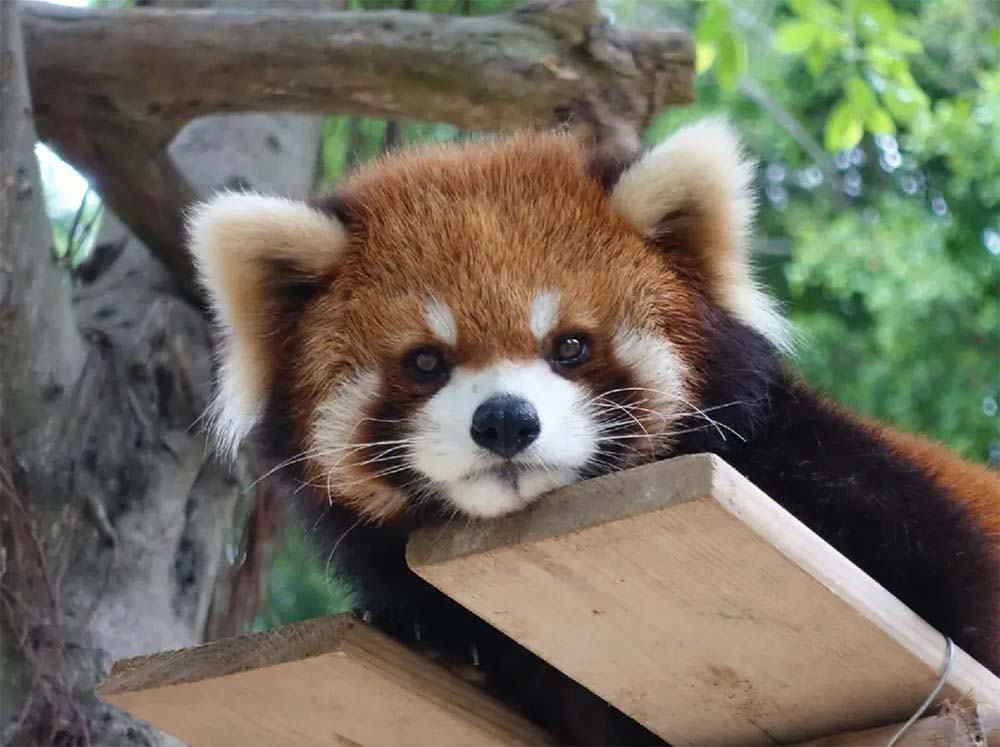
#> input picture InternVL/internvl_chat/examples/image1.jpg, 1000 x 747 px
$ python -i stable_compress_how2sign_train_videos.py   (imports and definitions only)
#> lines starting #> are read from the running program, lines starting #| are printed output that depends on the picture
#!/usr/bin/env python3
"""
Stable How2Sign Train Video Compression Script
Compresses videos in /shared/rc/llm-gen-agent/mhu/videos/how2sign_train_segment_clips
Fixes shaking and tight cropping issues
"""

import os
import cv2
import argparse
from pathlib import Path
from tqdm import tqdm
import glob
import numpy as np
import subprocess

def detect_stable_crop_region(video_path, sample_frames=10):
    """
    Detect a stable crop region by analyzing multiple frames

    Args:
        video_path: Path to input video
        sample_frames: Number of frames to sample for analysis

    Returns:
        Tuple of (x, y, width, height) for stable crop region
    """
    cap = cv2.VideoCapture(video_path)
    if not cap.isOpened():
        return None

    # Load face cascade for person detection
    face_cascade = cv2.CascadeClassifier(cv2.data.haarcascades + 'haarcascade_frontalface_default.xml')

    face_positions = []
    face_sizes = []

    # Sample frames throughout the video
    total_frames = int(cap.get(cv2.CAP_PROP_FRAME_COUNT))
    frame_indices = np.linspace(0, total_frames-1, sample_frames, dtype=int)

    for frame_idx in frame_indices:
        cap.set(cv2.CAP_PROP_POS_FRAMES, frame_idx)
        ret, frame = cap.read()
        if not ret:
            continue

        # Convert to grayscale for face detection
        gray = cv2.cvtColor(frame, cv2.COLOR_BGR2GRAY)

        # Detect faces
        faces = face_cascade.detectMultiScale(gray, 1.1, 4)

        if len(faces) > 0:
            # Use the largest face
            largest_face = max(faces, key=lambda x: x[2] * x[3])
            fx, fy, fw, fh = largest_face
            face_positions.append((fx, fy))
            face_sizes.append((fw, fh))

    cap.release()

    if not face_positions:
        # Fallback: use center region - more generous for sign language
        cap = cv2.VideoCapture(video_path)
        ret, frame = cap.read()
        cap.release()
        if ret:
            h, w = frame.shape[:2]
            center_w = int(w * 0.9)  # 90% of width (very generous)
            center_h = int(h * 0.95)  # 95% of height (include almost full body)
            center_x = (w - center_w) // 2
            center_y = int(h * 0.02)  # Start from top 2%, include even more lower body
            return (center_x, center_y, center_w, center_h)
        return None

    # Calculate stable region based on face positions
    avg_x = np.mean([pos[0] for pos in face_positions])
    avg_y = np.mean([pos[1] for pos in face_positions])
    avg_w = np.mean([size[0] for size in face_sizes])
    avg_h = np.mean([size[1] for size in face_sizes])

    # Expand around average face position - generous for sign language
    expand_factor = 5.0  # Generous expansion for full body gestures
    expanded_w = int(avg_w * expand_factor)
    expanded_h = int(avg_h * expand_factor * 1.8)  # Even more height for full torso and arms

    # Center the expanded region around average face position - shift down for more body
    crop_x = int(avg_x + avg_w/2 - expanded_w/2)
    crop_y = int(avg_y + avg_h/2 - expanded_h/6)  # Face in upper sixth, even more body below

    # Get frame dimensions
    cap = cv2.VideoCapture(video_path)
    ret, frame = cap.read()
    cap.release()
    if not ret:
        return None

    h, w = frame.shape[:2]

    # Ensure within frame bounds
    crop_x = max(0, min(crop_x, w - expanded_w))
    crop_y = max(0, min(crop_y, h - expanded_h))
    crop_w = min(expanded_w, w - crop_x)
    crop_h = min(expanded_h, h - crop_y)

    return (crop_x, crop_y, crop_w, crop_h)

def stable_crop_to_square(frame, crop_region, target_size=224):
    """
    Stable crop frame to square format using fixed region

    Args:
        frame: Input frame
        crop_region: Fixed crop region (x, y, w, h)
        target_size: Target square size

    Returns:
        Square cropped frame
    """
    if crop_region is None:
        # Fallback: center crop
        h, w = frame.shape[:2]
        min_dim = min(w, h)
        start_x = (w - min_dim) // 2
        start_y = (h - min_dim) // 2
        square_frame = frame[start_y:start_y+min_dim, start_x:start_x+min_dim]
        return cv2.resize(square_frame, (target_size, target_size), interpolation=cv2.INTER_AREA)

    crop_x, crop_y, crop_w, crop_h = crop_region

    # Make the crop region square
    crop_size = min(crop_w, crop_h)

    # Center the square crop within the region
    square_x = crop_x + (crop_w - crop_size) // 2
    square_y = crop_y + (crop_h - crop_size) // 2

    # Ensure within frame bounds
    h, w = frame.shape[:2]
    square_x = max(0, min(square_x, w - crop_size))
    square_y = max(0, min(square_y, h - crop_size))
    crop_size = min(crop_size, w - square_x, h - square_y)

    # Extract square region
    square_frame = frame[square_y:square_y+crop_size, square_x:square_x+crop_size]

    # Resize to target size
    return cv2.resize(square_frame, (target_size, target_size), interpolation=cv2.INTER_AREA)

def compress_video_stable(input_path, output_path, target_size=224, fps=24):
    """
    Compress video with stable cropping to prevent shaking

    Args:
        input_path: Path to input video
        output_path: Path to output video
        target_size: Target square size
        fps: Target FPS
    """
    try:
        # Detect stable crop region first
        print(f"   🔍 Detecting stable crop region...")
        crop_region = detect_stable_crop_region(input_path)
#> the loop in detect_stable_crop_region, `for frame_idx in frame_indices:` made 10 passes
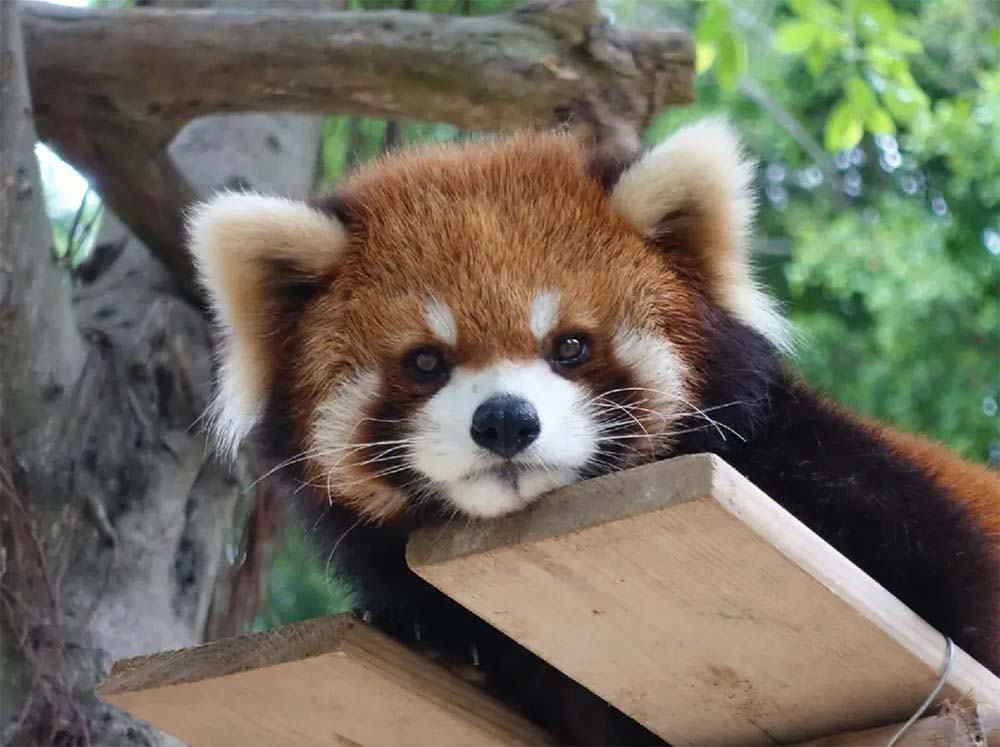
#> input picture InternVL/internvl_chat/examples/image1.jpg, 1000 x 747 px
#> pass 1, in detect_stable_crop_region, `gray = cv2.cvtColor(frame, cv2.COLOR_BGR2GRAY)`:
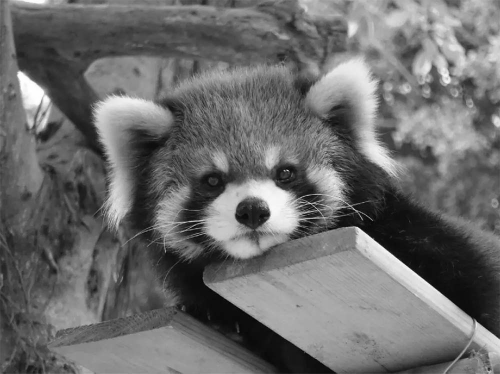
#> gray: shape (747, 1000) (shown at 1/2 size); min 0, max 255, mean 108.4
#> in detect_stable_crop_region, frame is the input picture: shape (747, 1000, 3); mean B, G, R 94.7, 109.1, 112.1
#> after the loop in detect_stable_crop_region, `for frame_idx in frame_indices:`: face_positions = [(623, 262), (623, 262), (623, 262), (623, 262), (623, 262), (623, 262), (623, 262), (623, 262), (623, 262), (623, 262)]; face_sizes = [(67, 67), (67, 67), (67, 67), (67, 67), (67, 67), (67, 67), (67, 67), (67, 67), (67, 67), (67, 67)]
#> in detect_stable_crop_region, `avg_x = np.mean([pos[0] for pos in face_positions])`: avg_x = 623
#> in detect_stable_crop_region, `avg_y = np.mean([pos[1] for pos in face_positions])`: avg_y = 262
#> in detect_stable_crop_region, `avg_w = np.mean([size[0] for size in face_sizes])`: avg_w = 67
#> in detect_stable_crop_region, `expanded_w = int(avg_w * expand_factor)`: expanded_w = 335
#> in detect_stable_crop_region, `expanded_h = int(avg_h * expand_factor * 1.8)`: expanded_h = 603
#> in detect_stable_crop_region, `crop_x = int(avg_x + avg_w/2 - expanded_w/2)`: crop_x = 489
#> in detect_stable_crop_region, `crop_y = int(avg_y + avg_h/2 - expanded_h/6)`: crop_y = 195
#> in detect_stable_crop_region, `crop_y = max(0, min(crop_y, h - expanded_h))`: crop_y = 144
#> in detect_stable_crop_region, `crop_w = min(expanded_w, w - crop_x)`: crop_w = 335
#> in detect_stable_crop_region, `crop_h = min(expanded_h, h - crop_y)`: crop_h = 603
#> crop_region = (489, 144, 335, 603)

        # Open input video
        cap = cv2.VideoCapture(input_path)
        if not cap.isOpened():
            print(f"❌ Failed to open video: {input_path}")
            return False

        # Get original video properties
        original_fps = cap.get(cv2.CAP_PROP_FPS)
        original_width = int(cap.get(cv2.CAP_PROP_FRAME_WIDTH))
        original_height = int(cap.get(cv2.CAP_PROP_FRAME_HEIGHT))
        total_frames = int(cap.get(cv2.CAP_PROP_FRAME_COUNT))

        # Set up video writer with reliable codec (mp4v works better than H264 on this system)
        fourcc = cv2.VideoWriter_fourcc(*'mp4v')
        out = cv2.VideoWriter(output_path, fourcc, fps, (target_size, target_size))

        # If mp4v fails, try XVID as fallback
        if not out.isOpened():
            fourcc = cv2.VideoWriter_fourcc(*'XVID')
            out = cv2.VideoWriter(output_path, fourcc, fps, (target_size, target_size))

        # Set very aggressive compression parameters for smaller file sizes (like DailyMoth)
        out.set(cv2.VIDEOWRITER_PROP_QUALITY, 1)  # Extremely low quality = smallest files (0-100, lower = more compression)

        if not out.isOpened():
            print(f"❌ Failed to create output video: {output_path}")
            cap.release()
            return False

        # Process frames
        frame_count = 0
        while True:
            ret, frame = cap.read()
            if not ret:
                break

            # Apply stable crop and resize
            processed_frame = stable_crop_to_square(frame, crop_region, target_size)
#> in stable_crop_to_square, `crop_x, crop_y, crop_w, crop_h = crop_region`: crop_x = 489; crop_y = 144; crop_w = 335; crop_h = 603
#> in stable_crop_to_square, `crop_size = min(crop_w, crop_h)`: crop_size = 335
#> in stable_crop_to_square, `square_x = crop_x + (crop_w - crop_size) // 2`: square_x = 489
#> in stable_crop_to_square, `square_y = crop_y + (crop_h - crop_size) // 2`: square_y = 278
#> in stable_crop_to_square, `square_frame = frame[square_y:square_y+crop_size, square_x:square_x+cr..`:
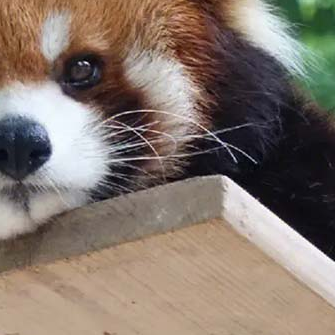
#> square_frame: shape (335, 335, 3); mean B, G, R 108.5, 118.4, 131.8

            # Write frame
            out.write(processed_frame)
            frame_count += 1

        # Cleanup
        cap.release()
        out.release()

        # Verify output
        if os.path.exists(output_path) and os.path.getsize(output_path) > 0:
            original_size = os.path.getsize(input_path) / (1024 * 1024)  # MB
            compressed_size = os.path.getsize(output_path) / (1024 * 1024)  # MB
            compression_ratio = original_size / compressed_size if compressed_size > 0 else 0

            print(f"✅ Stable compression: {os.path.basename(input_path)}")
            print(f"   Resolution: {original_width}x{original_height} → {target_size}x{target_size}")
            print(f"   FPS: {original_fps:.2f} → {fps}")
            print(f"   Size: {original_size:.2f}MB → {compressed_size:.2f}MB ({compression_ratio:.1f}x compression)")
            print(f"   Method: Stable crop region (no shaking)")
            return True
        else:
            print(f"❌ Output file not created properly: {output_path}")
            return False

    except Exception as e:
        print(f"❌ Error compressing {input_path}: {e}")
        return False

# [78 lines left out: function main, not called in this run]

# [2 lines not run here, left out]

>>> result = compress_video_stable('../InternVL/internvl_chat/examples/image1.jpg', 'out.png')

$ run again, on InternVL/internvl_chat/examples/image2.jpg
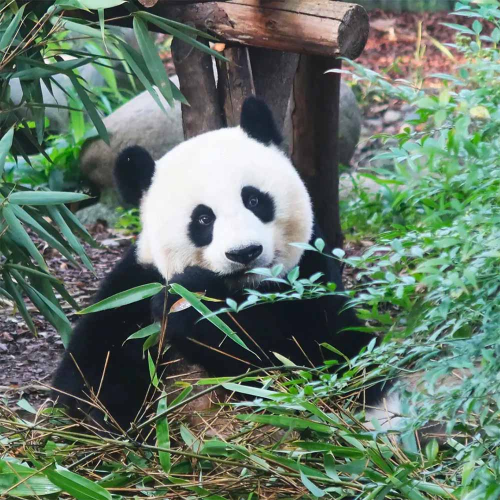
#> input picture InternVL/internvl_chat/examples/image2.jpg, 1000 x 1000 px (shown at 1/2 size)
#> the loop in detect_stable_crop_region, `for frame_idx in frame_indices:` made 10 passes
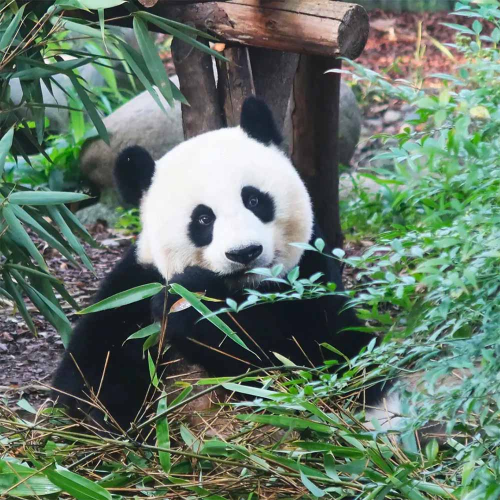
#> input picture InternVL/internvl_chat/examples/image2.jpg, 1000 x 1000 px (shown at 1/2 size)
#> pass 1, in detect_stable_crop_region, `gray = cv2.cvtColor(frame, cv2.COLOR_BGR2GRAY)`:
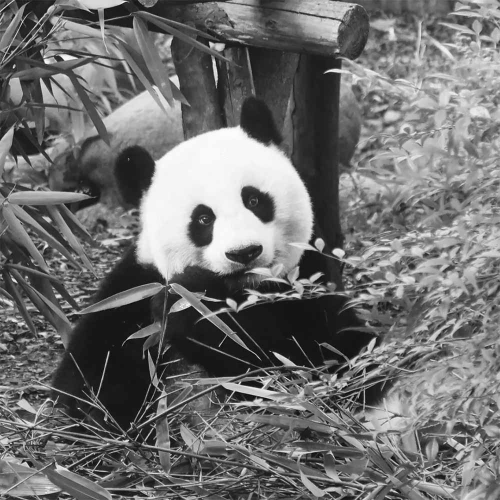
#> gray: shape (1000, 1000) (shown at 1/2 size); min 1, max 255, mean 111.6
#> in detect_stable_crop_region, frame is the input picture: shape (1000, 1000, 3); mean B, G, R 103.9, 119, 100
#> after the loop in detect_stable_crop_region, `for frame_idx in frame_indices:`: face_positions = [(256, 256), (256, 256), (256, 256), (256, 256), (256, 256), (256, 256), (256, 256), (256, 256), (256, 256), (256, 256)]; face_sizes = [(412, 412), (412, 412), (412, 412), (412, 412), (412, 412), (412, 412), (412, 412), (412, 412), (412, 412), (412, 412)]
#> avg_x = 256
#> avg_w = 412
#> expanded_w = 2060
#> expanded_h = 3708
#> in detect_stable_crop_region, `crop_x = int(avg_x + avg_w/2 - expanded_w/2)`: crop_x = -568
#> in detect_stable_crop_region, `crop_y = int(avg_y + avg_h/2 - expanded_h/6)`: crop_y = -156
#> in detect_stable_crop_region, `crop_x = max(0, min(crop_x, w - expanded_w))`: crop_x = 0
#> in detect_stable_crop_region, `crop_w = min(expanded_w, w - crop_x)`: crop_w = 1000
#> crop_region = (0, 0, 1000, 1000)
#> in stable_crop_to_square, `crop_x, crop_y, crop_w, crop_h = crop_region`: crop_x = 0; crop_w = 1000
#> square_x = 0
#> in stable_crop_to_square, `return cv2.resize(square_frame, (target_size, target_size), interpolat..`:
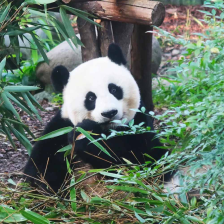
#> returned value: shape (224, 224, 3); mean of channels 0, 1, 2 103.9, 119, 100; drawn as B, G, R

$ run again, on InternVL/internvl_chat/examples/image4.jpg
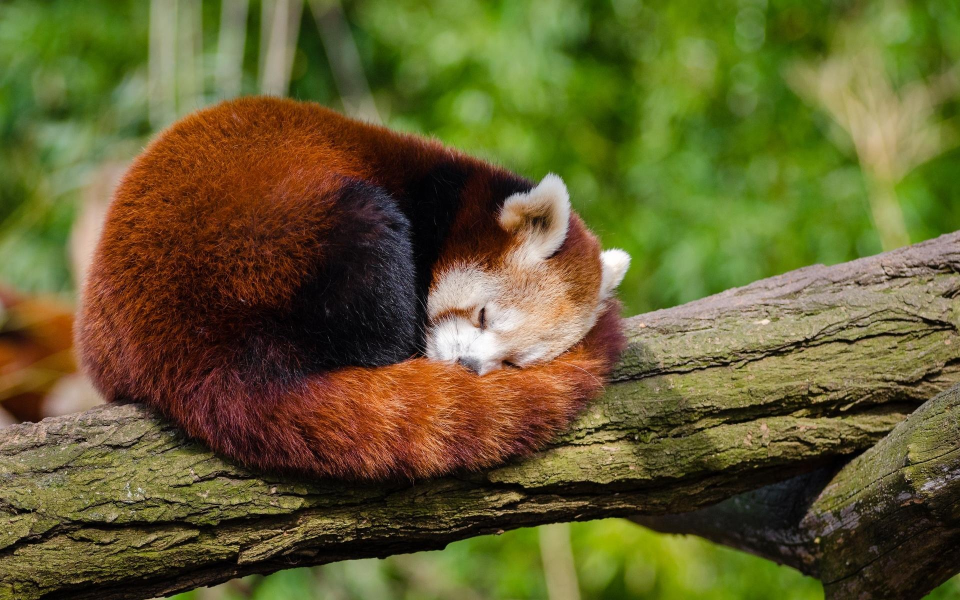
#> input picture InternVL/internvl_chat/examples/image4.jpg, 1920 x 1200 px (shown at 1/2 size)
#> the loop in detect_stable_crop_region, `for frame_idx in frame_indices:` made 10 passes
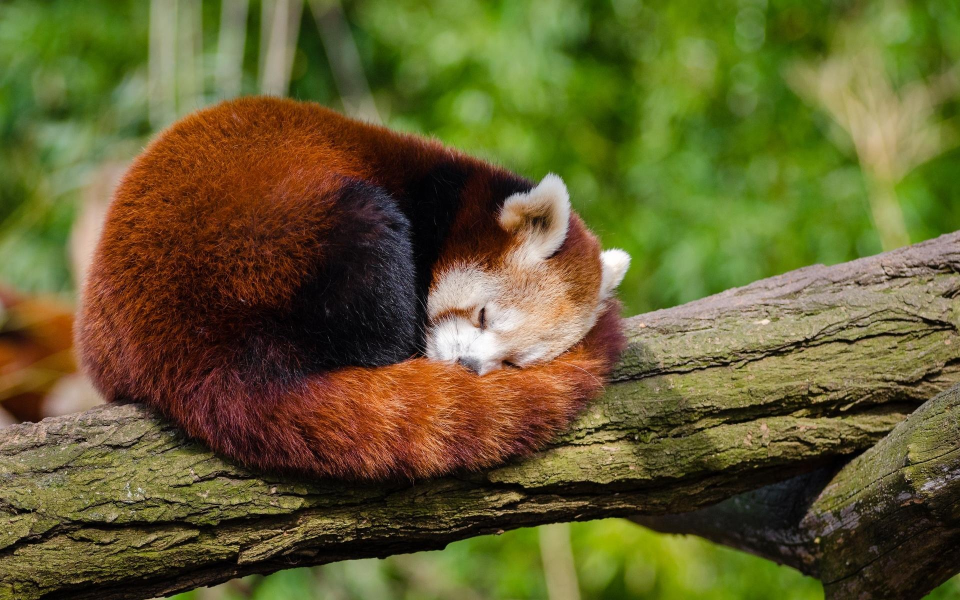
#> input picture InternVL/internvl_chat/examples/image4.jpg, 1920 x 1200 px (shown at 1/2 size)
#> pass 1, in detect_stable_crop_region, `gray = cv2.cvtColor(frame, cv2.COLOR_BGR2GRAY)`:
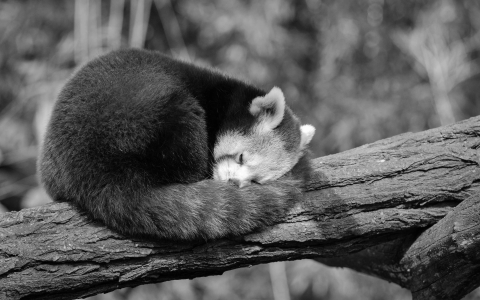
#> gray: shape (1200, 1920) (shown at 1/4 size); min 0, max 255, mean 90.2
#> in detect_stable_crop_region, frame is the input picture: shape (1200, 1920, 3); mean B, G, R 46.7, 94.1, 99.3
#> after the loop in detect_stable_crop_region, `for frame_idx in frame_indices:`: face_positions = [(28, 243), (28, 243), (28, 243), (28, 243), (28, 243), (28, 243), (28, 243), (28, 243), (28, 243), (28, 243)]; face_sizes = [(219, 219), (219, 219), (219, 219), (219, 219), (219, 219), (219, 219), (219, 219), (219, 219), (219, 219), (219, 219)]
#> avg_x = 28
#> avg_y = 243
#> avg_w = 219
#> expanded_w = 1095
#> expanded_h = 1971
#> in detect_stable_crop_region, `crop_x = int(avg_x + avg_w/2 - expanded_w/2)`: crop_x = -410
#> in detect_stable_crop_region, `crop_y = int(avg_y + avg_h/2 - expanded_h/6)`: crop_y = 24
#> in detect_stable_crop_region, `crop_x = max(0, min(crop_x, w - expanded_w))`: crop_x = 0
#> in detect_stable_crop_region, `crop_w = min(expanded_w, w - crop_x)`: crop_w = 1095
#> in detect_stable_crop_region, `crop_h = min(expanded_h, h - crop_y)`: crop_h = 1200
#> crop_region = (0, 0, 1095, 1200)
#> in stable_crop_to_square, `crop_x, crop_y, crop_w, crop_h = crop_region`: crop_x = 0; crop_w = 1095; crop_h = 1200
#> crop_size = 1095
#> square_x = 0
#> square_y = 52
#> in stable_crop_to_square, `return cv2.resize(square_frame, (target_size, target_size), interpolat..`:
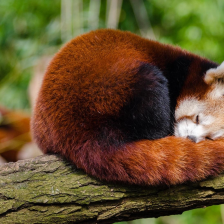
#> returned value: shape (224, 224, 3); mean of channels 0, 1, 2 44.6, 80, 98.7; drawn as B, G, R
